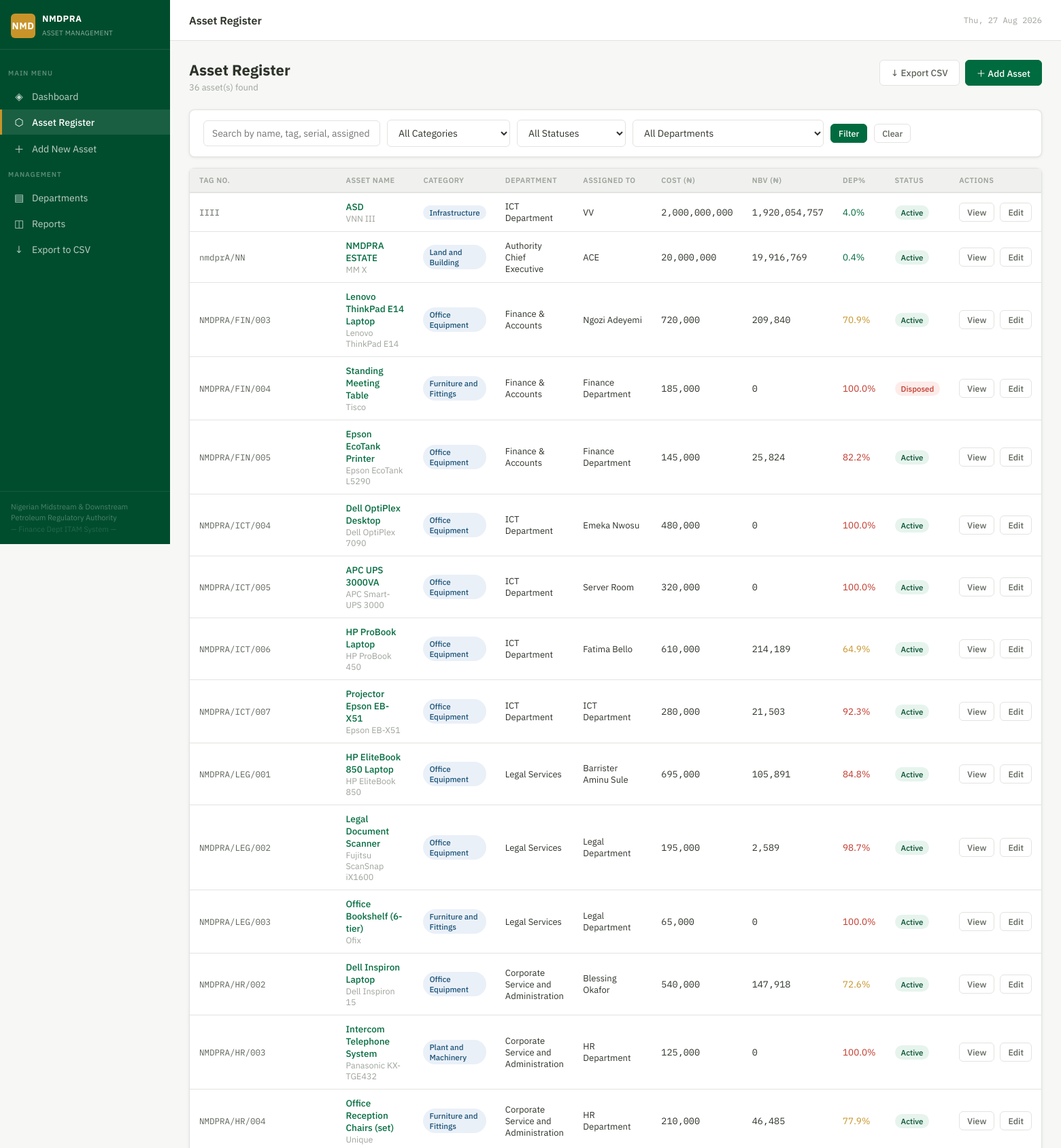
Page /assets (upper part) on the committed database.
### tables this page shows
CREATE TABLE asset (
            id INTEGER PRIMARY KEY AUTOINCREMENT,
            tag_number TEXT UNIQUE NOT NULL,
            name TEXT NOT NULL,
            category TEXT NOT NULL,
            brand TEXT,
            model TEXT,
            serial_number TEXT,
            purchase_date TEXT NOT NULL,
            purchase_cost REAL NOT NULL,
            useful_life_years INTEGER DEFAULT 5,
            department_id INTEGER NOT NULL REFERENCES department(id),
            assigned_to TEXT,
            location TEXT,
            status TEXT DEFAULT 'Active',
            condition TEXT DEFAULT 'Good',
            notes TEXT,
            created_at TEXT DEFAULT (datetime('now')),
            updated_at TEXT DEFAULT (datetime('now'))
        , date_added TEXT, description TEXT, manufacturer TEXT);

CREATE TABLE department (
            id INTEGER PRIMARY KEY AUTOINCREMENT,
            name TEXT NOT NULL UNIQUE
        );

### views.py (the view)
@views_bp.route('/assets')
def assets():
    result = services.get_assets(
        search   = request.args.get('search', ''),
        category = request.args.get('category', ''),
        status   = request.args.get('status', ''),
        dept_id  = request.args.get('department', ''),
    )
    return render_template('assets.html',
        assets            = result['assets'],
        departments       = result['departments'],
        categories        = result['categories'],
        search            = request.args.get('search', ''),
        selected_category = request.args.get('category', ''),
        selected_status   = request.args.get('status', ''),
        selected_dept     = request.args.get('department', ''),
    )

### db.py (called while the page is built)
@contextmanager
def get_db():
    conn = sqlite3.connect(DB)
    conn.row_factory = sqlite3.Row
    conn.execute("PRAGMA foreign_keys = ON")
    try:
        yield conn
        conn.commit()
    finally:
        conn.close()

### services.py (called while the page is built)
def calc_depreciation(asset):
    purchase_date = datetime.strptime(asset['purchase_date'], '%Y-%m-%d').date()
    cost = asset['purchase_cost']
    life = CATEGORY_LIFE.get(asset['category']) or asset['useful_life_years'] or 5
    years_used = (date.today() - purchase_date).days / 365.25
    annual = cost / life
    accumulated = min(annual * years_used, cost)
    nbv = cost - accumulated
    pct = (accumulated / cost * 100) if cost else 0
    return round(accumulated, 2), round(nbv, 2), round(pct, 1), round(annual, 2)

def enrich_asset(row):
    d = dict(row)
    acc, nbv, pct, annual = calc_depreciation(row)
    d['dep_info'] = (acc, nbv, pct, annual)
    d['accumulated_depreciation'] = acc
    d['net_book_value'] = nbv
    d['depreciation_pct'] = pct
    d['annual_depreciation'] = annual
    return d

### templates/assets.html (shortened to what this page needs)
{% extends "base.html" %}
{% block page_title %}Asset Register{% endblock %}
{% block content %}
<div class="page-header">
  <div>
    <h1>Asset Register</h1>
    <p>{{ assets|length }} asset(s) found</p>
  </div>
  <div class="flex gap-8">
    <a href="{{ url_for('views.export_csv') }}" class="btn btn-secondary">↓ Export CSV</a>
    <a href="{{ url_for('views.new_asset') }}" class="btn btn-primary">＋ Add Asset</a>
  </div>
</div>
<div class="card mb-16">
  <div class="card-body" style="padding:14px 20px">
    <form method="GET" class="search-bar">
      <input type="text" name="search" placeholder="Search by name, tag, serial, assigned to…" value="{{ search }}" style="min-width:260px">
      <select name="category">
        <option value="">All Categories</option>
      </select>
      <select name="status">
        <option value="">All Statuses</option>
      </select>
      <select name="department">
        <option value="">All Departments</option>
      </select>
      <button type="submit" class="btn btn-primary btn-sm">Filter</button>
      <a href="{{ url_for('views.assets') }}" class="btn btn-secondary btn-sm">Clear</a>
    </form>
  </div>
</div>
<div class="card">
  <div class="table-wrap">
    <table>
      <thead>
        <tr>
          <th>Tag No.</th><th>Asset Name</th><th>Category</th><th>Department</th>
          <th>Assigned To</th><th>Cost (₦)</th><th>NBV (₦)</th><th>Dep%</th>
          <th>Status</th><th>Actions</th>
        </tr>
      </thead>
      <tbody>
        {% for a in assets %}
        {% set acc, nbv, pct, annual = a.dep_info %}
        <tr>
          <td><span class="tag-number">{{ a.tag_number }}</span></td>
          <td>
            <a href="{{ url_for('views.view_asset', id=a.id) }}" style="color:var(--green);text-decoration:none;font-weight:500">{{ a.name }}</a>
            {% if a.brand %}<div class="text-muted">{{ a.brand }}{% if a.model %} {{ a.model }}{% endif %}</div>{% endif %}
          </td>
          <td><span class="badge badge-blue">{{ a.category }}</span></td>
          <td style="font-size:13px">{{ a.dept_name }}</td>
          <td style="font-size:13px">{{ a.assigned_to or '—' }}</td>
          <td class="money">{{ "{:,.0f}".format(a.purchase_cost) }}</td>
          <td class="money">{{ "{:,.0f}".format(nbv) }}</td>
          <td><span style="color:{% if pct > 80 %}var(--red){% elif pct > 40 %}var(--gold){% else %}var(--green){% endif %}">{{ pct }}%</span></td>
          <td>
            {% if a.status == 'Active' %}<span class="badge badge-green">Active</span>
            {% elif a.status == 'Under Repair' %}<span class="badge badge-gold">Under Repair</span>
            {% elif a.status == 'Disposed' %}<span class="badge badge-red">Disposed</span>
            {% else %}<span class="badge badge-gray">{{ a.status }}</span>{% endif %}
          </td>
          <td>
            <div class="flex gap-8">
              <a href="{{ url_for('views.view_asset', id=a.id) }}" class="btn btn-secondary btn-sm">View</a>
              <a href="{{ url_for('views.edit_asset', id=a.id) }}" class="btn btn-secondary btn-sm">Edit</a>
            </div>
          </td>
        </tr>
        {% else %}
        <tr><td colspan="10" style="text-align:center;padding:32px;color:var(--gray-400)">
          No assets found. <a href="{{ url_for('views.new_asset') }}" style="color:var(--green)">Add the first one →</a>
        </td></tr>
        {% endfor %}
      </tbody>
    </table>
  </div>
</div>
{% endblock %}

### templates/base.html (style rules this page uses)
:root { --green: #006B3F; --green-dark: #004d2d; --green-light: #e6f4ed; --white: #ffffff; --off-white: #f7f8f6; --gray-100: #f0f1ef; --gray-200: #e2e4e0; --gray-400: #9da39a; --gray-600: #5c6359; --gray-800: #2d3329; --gold: #C8942A; --gold-light: #fdf5e6; --red: #c0392b; --red-light: #fdecea; --blue: #1a5276; --blue-light: #eaf0f8; --sidebar-w: 250px; --header-h: 60px; --radius: 8px; --shadow: 0 1px 4px rgba(0,0,0,0.08), 0 0 1px rgba(0,0,0,0.05); --shadow-md: 0 4px 12px rgba(0,0,0,0.1); }
* { box-sizing: border-box; margin: 0; padding: 0; }
body { font-family: 'IBM Plex Sans', sans-serif; background: var(--off-white); color: var(--gray-800); display: flex; min-height: 100vh; }
.card { background: white; border-radius: var(--radius); box-shadow: var(--shadow); border: 1px solid var(--gray-200); }
.card-body { padding: 20px 24px; }
.btn { display: inline-flex; align-items: center; gap: 6px; padding: 8px 16px; border-radius: 6px; font-size: 13.5px; font-weight: 500; cursor: pointer; border: 1px solid transparent; text-decoration: none; transition: all 0.15s; font-family: inherit; white-space: nowrap; }
.btn-primary { background: var(--green); color: white; border-color: var(--green); }
.btn-secondary { background: white; color: var(--gray-600); border-color: var(--gray-200); }
.btn-sm { padding: 5px 11px; font-size: 12.5px; }
.table-wrap { overflow-x: auto; }
table { width: 100%; border-collapse: collapse; font-size: 13.5px; }
th { text-align: left; padding: 10px 14px; font-size: 11px; font-weight: 600; text-transform: uppercase; letter-spacing: 0.5px; color: var(--gray-400); border-bottom: 2px solid var(--gray-200); background: var(--gray-100); }
td { padding: 11px 14px; border-bottom: 1px solid var(--gray-200); vertical-align: middle; }
.badge { display: inline-block; padding: 3px 9px; border-radius: 20px; font-size: 11.5px; font-weight: 500; }
.badge-green { background: var(--green-light); color: var(--green-dark); }
.badge-red { background: var(--red-light); color: var(--red); }
.badge-blue { background: var(--blue-light); color: var(--blue); }
input, select, textarea { padding: 9px 12px; border: 1px solid var(--gray-200); border-radius: 6px; font-size: 14px; font-family: inherit; color: var(--gray-800); background: white; transition: border-color 0.15s; width: 100%; }
.search-bar { display: flex; gap: 10px; align-items: center; flex-wrap: wrap; }
.search-bar input, .search-bar select { width: auto; min-width: 160px; }
.page-header { display: flex; align-items: flex-start; justify-content: space-between; margin-bottom: 24px; gap: 16px; flex-wrap: wrap; }
.page-header h1 { font-size: 22px; font-weight: 700; color: var(--gray-800); margin-bottom: 3px; }
.page-header p { font-size: 13px; color: var(--gray-400); }
.money { font-family: 'IBM Plex Mono', monospace; }
.tag-number { font-family: 'IBM Plex Mono', monospace; font-size: 12.5px; color: var(--gray-600); }
.text-muted { color: var(--gray-400); font-size: 12.5px; }
.mb-16 { margin-bottom: 16px; }
.flex { display: flex; }
.gap-8 { gap: 8px; }

### rows in the picture
asset: tag_number "IIII", name "ASD", brand "VNN", model "III", category "Infrastructure", dept_name "ICT Department", assigned_to "VV", purchase_cost "2,000,000,000", nbv "1,920,054,757", pct "4.0", status "Active"
asset: tag_number "nmdprA/NN", name "NMDPRA ESTATE", brand "MM", model "X", category "Land and Building", dept_name "Authority Chief Executive", assigned_to "ACE", purchase_cost "20,000,000", nbv "19,916,769", pct "0.4", status "Active"
asset: tag_number "NMDPRA/FIN/003", name "Lenovo ThinkPad E14 Laptop", brand "Lenovo", model "ThinkPad E14", category "Office Equipment", dept_name "Finance & Accounts", assigned_to "Ngozi Adeyemi", purchase_cost "720,000", nbv "209,840", pct "70.9", status "Active"
asset: tag_number "NMDPRA/FIN/004", name "Standing Meeting Table", brand "Tisco", category "Furniture and Fittings", dept_name "Finance & Accounts", assigned_to "Finance Department", purchase_cost "185,000", nbv "0", pct "100.0", status "Disposed"
asset: tag_number "NMDPRA/FIN/005", name "Epson EcoTank Printer", brand "Epson", model "EcoTank L5290", category "Office Equipment", dept_name "Finance & Accounts", assigned_to "Finance Department", purchase_cost "145,000", nbv "25,824", pct "82.2", status "Active"
asset: tag_number "NMDPRA/ICT/004", name "Dell OptiPlex Desktop", brand "Dell", model "OptiPlex 7090", category "Office Equipment", dept_name "ICT Department", assigned_to "Emeka Nwosu", purchase_cost "480,000", nbv "0", pct "100.0", status "Active"
asset: tag_number "NMDPRA/ICT/005", name "APC UPS 3000VA", brand "APC", model "Smart-UPS 3000", category "Office Equipment", dept_name "ICT Department", assigned_to "Server Room", purchase_cost "320,000", nbv "0", pct "100.0", status "Active"
asset: tag_number "NMDPRA/ICT/006", name "HP ProBook Laptop", brand "HP", model "ProBook 450", category "Office Equipment", dept_name "ICT Department", assigned_to "Fatima Bello", purchase_cost "610,000", nbv "214,189", pct "64.9", status "Active"
asset: tag_number "NMDPRA/ICT/007", name "Projector Epson EB-X51", brand "Epson", model "EB-X51", category "Office Equipment", dept_name "ICT Department", assigned_to "ICT Department", purchase_cost "280,000", nbv "21,503", pct "92.3", status "Active"
asset: tag_number "NMDPRA/LEG/001", name "HP EliteBook 850 Laptop", brand "HP", model "EliteBook 850", category "Office Equipment", dept_name "Legal Services", assigned_to "Barrister Aminu Sule", purchase_cost "695,000", nbv "105,891", pct "84.8", status "Active"
asset: tag_number "NMDPRA/LEG/002", name "Legal Document Scanner", brand "Fujitsu", model "ScanSnap iX1600", category "Office Equipment", dept_name "Legal Services", assigned_to "Legal Department", purchase_cost "195,000", nbv "2,589", pct "98.7", status "Active"
asset: tag_number "NMDPRA/LEG/003", name "Office Bookshelf (6-tier)", brand "Ofix", category "Furniture and Fittings", dept_name "Legal Services", assigned_to "Legal Department", purchase_cost "65,000", nbv "0", pct "100.0", status "Active"
asset: tag_number "NMDPRA/HR/002", name "Dell Inspiron Laptop", brand "Dell", model "Inspiron 15", category "Office Equipment", dept_name "Corporate Service and Administration", assigned_to "Blessing Okafor", purchase_cost "540,000", nbv "147,918", pct "72.6", status "Active"
asset: tag_number "NMDPRA/HR/003", name "Intercom Telephone System", brand "Panasonic", model "KX-TGE432", category "Plant and Machinery", dept_name "Corporate Service and Administration", assigned_to "HR Department", purchase_cost "125,000", nbv "0", pct "100.0", status "Active"
asset: tag_number "NMDPRA/HR/004", name "Office Reception Chairs (set)", brand "Unique", category "Furniture and Fittings", dept_name "Corporate Service and Administration", assigned_to "HR Department", purchase_cost "210,000", nbv "46,485", pct "77.9", status "Active"

### other values in the picture
{{ assets|length }} "36"
